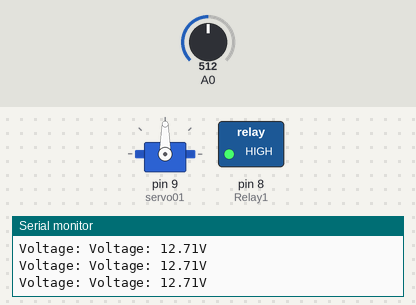
Simulated run of this sketch. Board: Arduino Uno, built with avr-gcc and run on an emulated ATmega328P. On the bench: servo, switched loads named in the sketch (green lamp = pin HIGH), the last lines printed to the serial monitor. The test bench sets the inputs (shaded band); at power-on: A0 = 512.

Above: at 1.2 s.
1.3 s: A0 set to 490
4.3 s: A0 set to 467
At 5.5 s:
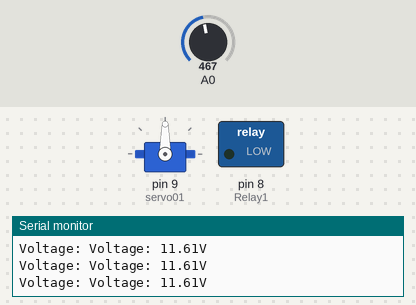
5.8 s: A0 set to 511
At 6.9 s:
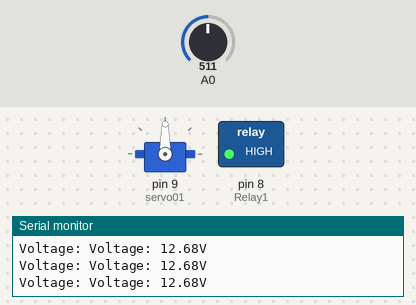
Timing chart, 0 to 8.8 s (numbered marks = the images above; inputs shaded):
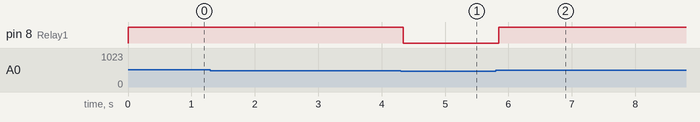

The sketch:

Arduino_Code_-S.ino
```cpp
int offset =20;// set the correction offset value

#include <Servo.h>
Servo servo01;      // variable to store the servo position
int servo1Pos;
int servo1PPos;

unsigned long lastMillis = 0;
#define Relay1 8
void setup()
{
  Serial.begin(9600);
  servo01.attach(9);  // attaches the servo on pin 9 to the servo object
  pinMode(Relay1, OUTPUT);
  digitalWrite(Relay1, 1);
}

void loop()
{
  int volt = analogRead(A0);// read the input
  double voltage = map(volt,0,1023, 0, 2500) + offset;// map 0-1023 to 0-2500 and add correction offset

  voltage /=100;// divide by 100 to get the decimal values
  Serial.print("Voltage: ");
  Serial.write("Voltage: ");
  Serial.print(voltage);//print the voltge
  Serial.println("V");
  delay(10);

  if (millis() - lastMillis > 1000UL)
  {
    Serial.print("Voltage: ");
    Serial.print(voltage);//print the voltge
    Serial.println("V");
    lastMillis = millis();
  }


  if(voltage<12)
  {
    digitalWrite(Relay1, 0);
  }
  else
  {
    digitalWrite(Relay1, 1);
    //Serial.print("Relay on");
    //servo1Pos=179;
    //servo01.write(180);
    //Serial.print("Servo position= 180");
    //servoFunction();
  }
}
```

Measured:
- the behaviour switches between 483 and 482 on A0 (found by bisection; images 0 and 1)
- after the input at 4.3 s, pin 8 (Relay1): HIGH → LOW at once
- after the input at 5.8 s, pin 8 (Relay1): LOW → HIGH at once
